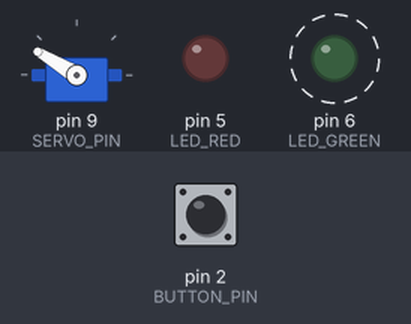
Simulated run of this sketch. Board: Arduino Uno, built with avr-gcc and run on an emulated ATmega328P. Parts: servo, output pins drawn as LEDs (lit = HIGH). Dashed ring = blinking. Inputs (shaded band) come from the test bench; at power-on: pin 2 (BUTTON_PIN) HIGH.

Above: at 2.25 s.
2.3 s: pin 2 (BUTTON_PIN) pulled LOW for 3.2 s
At 2.5 s:
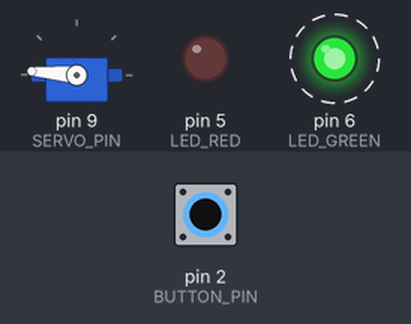
7.0 s: pin 2 (BUTTON_PIN) pulled LOW for 0.15 s
At 8.72 s:
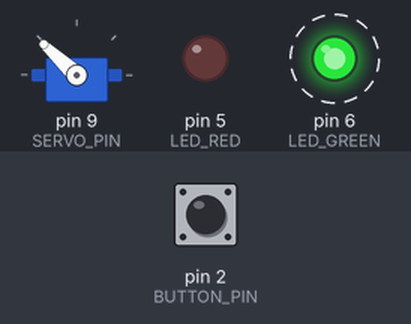
10.1 s: pin 2 (BUTTON_PIN) pulled LOW for 1 s
At 13.54 s:
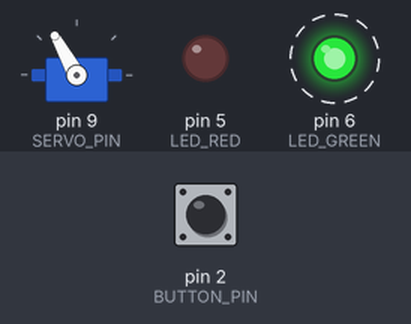
17.1 s: pin 2 (BUTTON_PIN) pulled LOW for 0.15 s
Timing chart, 0 to 21.1 s (numbered marks = the images above; inputs shaded):
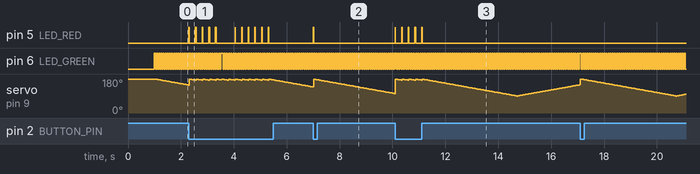

Measured:
- after the input at 2.3 s, pin 5 (LED_RED): goes 4 × (HIGH 0.03 s, LOW 0.22 s), HIGH 0.04 s, LOW 0.71 s, 5 × (HIGH 0.01 s, LOW 0.24 s), HIGH 0.03 s, then LOW, starting at once
- after the input at 7.0 s, pin 5 (LED_RED): LOW → HIGH at once, → LOW 0.02 s later
- after the input at 10.1 s, pin 5 (LED_RED): alternates HIGH for 0.02 s and LOW for 0.23 s, 10 changes in all, then stays LOW, starting at once
- by itself, pin 6 (LED_GREEN): alternates HIGH for 0.04 s and LOW for 0.04 s

The sketch:

InterruptW2.ino
```cpp
// //ไม่มีลายเซ็น 9 Episode 1 เริ่มต้นกับการใช้งาน Hardware Interrupts กับ Arduino UNO R4 WiFi
// /*Interrupt is ขัดจังหวะการทำงาน */

// volatile bool a = false;

// void setup() {
//   a = true;
//   attachInterrupt((2), ISR, FALLING); //((ขา), function interrupt, mode)
// }

// void loop() {
//   a = false;
// }

// void ISR() { //function ที่กน.ไว้เมื่อเกิดการ Interrupt อย่างด่วนที่สุด
//   a = true;
// }


// //10 Episode 2 เคสตัวอย่างเครื่องจักรสำหรับคัดแยกสินค้าโดยไม่ได้ใช้วิธีการ Interrupts แก้วงจร !!!**
// //ปห. คือ ต้องรอให้หมุนสุด ถึงจะกดปุ่ม>แล้วจะหยุดทำงาน
// #include <Servo.h>

// #define SERVO_PIN 9
// #define LED_RED 5
// #define LED_GREEN 6
// #define BUTTON_PIN 2

// Servo servo_1; //libraly servo.h
// int pos = 180;//position

// // volatile bool a = false;

// void setup() {
//   Serial.begin(9600);

//   pinMode(SERVO_PIN, OUTPUT);
//   pinMode(LED_RED, OUTPUT);
//   pinMode(LED_GREEN, OUTPUT);
//   pinMode(BUTTON_PIN, INPUT);

//   servo_1.attach(SERVO_PIN);
//   servo_1.write(pos);

//   delay(1000);
// }

// void loop() {
//   //ปัดขวา
//   for(pos=180 ; pos>90 ; pos--){
//     servo_1.write(pos);
//     digitalWrite(LED_RED, LOW);
//     digitalWrite(LED_GREEN, !digitalRead(LED_GREEN));
//     delay(40);
//   }
//   //ปัดซ้าย
//   for(pos=90 ; pos<180 ; pos++){
//     servo_1.write(pos);
//     digitalWrite(LED_RED, LOW);
//     digitalWrite(LED_GREEN, !digitalRead(LED_GREEN));
//     delay(40);
//   }
//   //เมื่อมีการกดปุ่ม
//   if (digitalRead(BUTTON_PIN)==LOW){
//     digitalWrite(LED_RED, HIGH);
//     digitalWrite(LED_GREEN, LOW);
//     delay(3000);
//   }
// }


// //11 Episode 3 การใช้งาน Hardware Interrupts เบื้องต้น ในโหมดการทำงาน LOW
// /*สั่งให้ เมื่อกดสวิตซ์ ให้ servo หยุดทันที*/

// #include <Servo.h>

// #define SERVO_PIN 9
// #define LED_RED 5
// #define LED_GREEN 6
// #define BUTTON_PIN 2

// Servo servo_1; //libraly servo.h
// int pos = 180;//position

// void setup() {
//   Serial.begin(9600);

//   pinMode(SERVO_PIN, OUTPUT);
//   pinMode(LED_RED, OUTPUT);
//   pinMode(LED_GREEN, OUTPUT);
//   pinMode(BUTTON_PIN, INPUT);

//   servo_1.attach(SERVO_PIN);
//   servo_1.write(pos);

//   delay(1000);

//   attachInterrupt(digitalPinToInterrupt(BUTTON_PIN),Lemon,LOW);
//   //pull-up , LOW = '0' เมื่อกดสวิตซ์โดดไฟทำงานฟังก์ชัน Lemon

// }

// void Lemon() { //mode LOW ทำงานที่นี่ กดสวิตซ์
//   digitalWrite(LED_RED, HIGH);
//   digitalWrite(LED_GREEN, LOW);
// }

// void loop() { //mode HIGH กลับมาทำงานที่นี่ ปล่อยสวิตซ์
//   //ปัดขวา
//   for(pos=180;pos>90;pos--){
//     servo_1.write(pos);
//     digitalWrite(LED_RED, LOW);
//     digitalWrite(LED_GREEN, !digitalRead(LED_GREEN));
//     delay(40);
//   }
//   //ปัดซ้าย
//   for(pos=90;pos<180;pos++){
//     servo_1.write(pos);
//     digitalWrite(LED_RED, LOW);
//     digitalWrite(LED_GREEN, !digitalRead(LED_GREEN));
//     delay(40);
//   }

// }


// //12 Episode 4 การใช้งาน Hardware Interrupts ในโหมดการทำงาน FALLING, RISING และ CHANGE
// /*เกิดการเบาซิ่งของสวิตซ์ได้ทุก mode ยกเว้น LOW
// FALLING, RISING ใช้ในงานจับองศาการหมุนมอเตอร์ของหุ่นยนต์*/
// #include <Servo.h>

// #define SERVO_PIN 9
// #define LED_RED 5
// #define LED_GREEN 6
// #define BUTTON_PIN 2

// Servo servo_1; //libraly servo.h
// int pos = 180;//position

// // volatile bool a = false;

// void setup() {
//   Serial.begin(9600);

//   pinMode(SERVO_PIN, OUTPUT);
//   pinMode(LED_RED, OUTPUT);
//   pinMode(LED_GREEN, OUTPUT);
//   pinMode(BUTTON_PIN, INPUT);

//   servo_1.attach(SERVO_PIN);
//   servo_1.write(pos);

//   // attachInterrupt(digitalPinToInterrupt(BUTTON_PIN),Lemon,LOW); //pull-up , LOW = '0' เมื่อกดสวิตซ์โดด ไปทำงานฟังก์ชัน Lemon
//   attachInterrupt(digitalPinToInterrupt(BUTTON_PIN),Lemon,FALLING); //pull-up , FALLING ปล่อยสวิตซ์ โดดไปทำงานฟังก์ชัน Lemon (HIGH->LOW)
//   // attachInterrupt(digitalPinToInterrupt(BUTTON_PIN),Lemon,RISING); //pull-up , RISING กดสวิตซ์ โดดไปทำงานฟังก์ชัน Lemon (LOW->HIGH)
//   // attachInterrupt(digitalPinToInterrupt(BUTTON_PIN),Lemon,CHANGE); //pull-up , CHANGE(FALLING+RISING) กดสวิตซ์หรือปล่อยสวิตซ์ก็ติด โดดไปทำงานฟังก์ชัน Lemon (HIGH->LOW || LOW->HIGH)

//   delay(1000);
// }

// void Lemon() { //mode LOW ทำงานที่นี่ กดสวิตซ์
//   digitalWrite(LED_RED, HIGH);
//   digitalWrite(LED_GREEN, LOW);
// }

// void loop() { //mode HIGH กลับมาทำงานที่นี่ ปล่อยสวิตซ์
//   //ปัดขวา
//   for(pos=180 ; pos>90 ; pos--){
//     servo_1.write(pos);
//     digitalWrite(LED_RED, LOW);
//     digitalWrite(LED_GREEN, !digitalRead(LED_GREEN));
//     delay(40);
//   }
//   //ปัดซ้าย
//   for(pos=90 ; pos<180 ; pos++){
//     servo_1.write(pos);
//     digitalWrite(LED_RED, LOW);
//     digitalWrite(LED_GREEN, !digitalRead(LED_GREEN));
//     delay(40);
//   }
//   // //เมื่อมีการกดปุ่ม
//   // if (digitalRead(BUTTON_PIN)==LOW){
//   //   digitalWrite(LED_RED, HIGH);
//   //   digitalWrite(LED_GREEN, LOW);
//   //   delay(3000);
//   // }
// }


// //13 Episode 5 การประกาศตัวแปรแบบ Global Variable ด้วยคำสั่ง Volatile เพื่อใช้งานใน Interrupts
// // /*ไม่ว่าจะอยู่องศาไหนก็ตามจะกลับมาที่ 180 เสมอ เมื่อปล่อย*/

// #include <Servo.h>

// #define SERVO_PIN 9
// #define LED_RED 5
// #define LED_GREEN 6
// #define BUTTON_PIN 2

// Servo servo_1; //libraly servo.h
// // int pos = 180;//position

// volatile int pos = 180; //ประกาศตัวแปรให้ทำงานร่วมกับฟังก์ชันอื่นๆ

// void setup() {
//   Serial.begin(9600);

//   pinMode(SERVO_PIN, OUTPUT);
//   pinMode(LED_RED, OUTPUT);
//   pinMode(LED_GREEN, OUTPUT);
//   pinMode(BUTTON_PIN, INPUT);

//   servo_1.attach(SERVO_PIN);
//   servo_1.write(pos);

//   attachInterrupt(digitalPinToInterrupt(BUTTON_PIN),Lemon,LOW); //pull-up , LOW = '0' เมื่อกดสวิตซ์โดด ไปทำงานฟังก์ชัน Lemon

//   delay(1000);
// }

// void Lemon() { //mode LOW ทำงานที่นี่ กดสวิตซ์
//   pos = 180; //กลับไปที่องศา 180 เสมอ
//   digitalWrite(LED_RED, HIGH);
//   digitalWrite(LED_GREEN, LOW);
// }

// void loop() { //mode HIGH กลับมาทำงานที่นี่ ปล่อยสวิตซ์
//   //ปัดขวา
//   for(pos=180 ; pos>90 ; pos--){
//     servo_1.write(pos);
//     digitalWrite(LED_RED, LOW);
//     digitalWrite(LED_GREEN, !digitalRead(LED_GREEN));
//     delay(40);
//   }
//   //ปัดซ้าย
//   for(pos=90 ; pos<180 ; pos++){
//     servo_1.write(pos);
//     digitalWrite(LED_RED, LOW);
//     digitalWrite(LED_GREEN, !digitalRead(LED_GREEN));
//     delay(40);
//   }
// }


//14 Episode 6 การ Debounce สวิตซ์เพื่อใช้งาน Interrupts โดยใช้ฟังก์ชั่น millis();
#include <Servo.h>

#define SERVO_PIN 9
#define LED_RED 5
#define LED_GREEN 6
#define BUTTON_PIN 2

Servo servo_1; //libraly servo.h
// int pos = 180;//position

volatile int pos = 180; //ประกาศตัวแปรให้ทำงานร่วมกับฟังก์ชันอื่นๆ
volatile int prev_time = 0; //Debounce เพิ่ม delay

void setup() {
  Serial.begin(9600);

  pinMode(SERVO_PIN, OUTPUT);
  pinMode(LED_RED, OUTPUT);
  pinMode(LED_GREEN, OUTPUT);
  pinMode(BUTTON_PIN, INPUT);

  servo_1.attach(SERVO_PIN);
  servo_1.write(pos);

  attachInterrupt(digitalPinToInterrupt(BUTTON_PIN),Lemon,LOW); //pull-up , LOW = '0' เมื่อกดสวิตซ์โดด ไปทำงานฟังก์ชัน Lemon
  // attachInterrupt(digitalPinToInterrupt(BUTTON_PIN),Lemon,FALLING); //pull-up , FALLING ปล่อยสวิตซ์ โดดไปทำงานฟังก์ชัน Lemon (HIGH->LOW)
  // attachInterrupt(digitalPinToInterrupt(BUTTON_PIN),Lemon,RISING); //pull-up , RISING กดสวิตซ์ โดดไปทำงานฟังก์ชัน Lemon (LOW->HIGH)
  // attachInterrupt(digitalPinToInterrupt(BUTTON_PIN),Lemon,CHANGE); //pull-up , CHANGE(FALLING+RISING) กดสวิตซ์หรือปล่อยสวิตซ์ก็ติด โดดไปทำงานฟังก์ชัน Lemon (HIGH->LOW || LOW->HIGH)

  delay(1000);
}

void Lemon() { //mode LOW ทำงานที่นี่ กดสวิตซ์
  // delay(250); NO
  if(millis() - prev_time >= 250) {
    prev_time = millis();
    pos = 180;
    digitalWrite(LED_RED, HIGH);
    digitalWrite(LED_GREEN, LOW);
  }
}

void loop() { //mode HIGH กลับมาทำงานที่นี่ ปล่อยสวิตซ์
  //ปัดขวา
  for(pos=180 ; pos>90 ; pos--){
    servo_1.write(pos);
    digitalWrite(LED_RED, LOW);
    digitalWrite(LED_GREEN, !digitalRead(LED_GREEN));
    delay(40);
  }
  //ปัดซ้าย
  for(pos=90 ; pos<180 ; pos++){
    servo_1.write(pos);
    digitalWrite(LED_RED, LOW);
    digitalWrite(LED_GREEN, !digitalRead(LED_GREEN));
    delay(40);
  }
}
```
